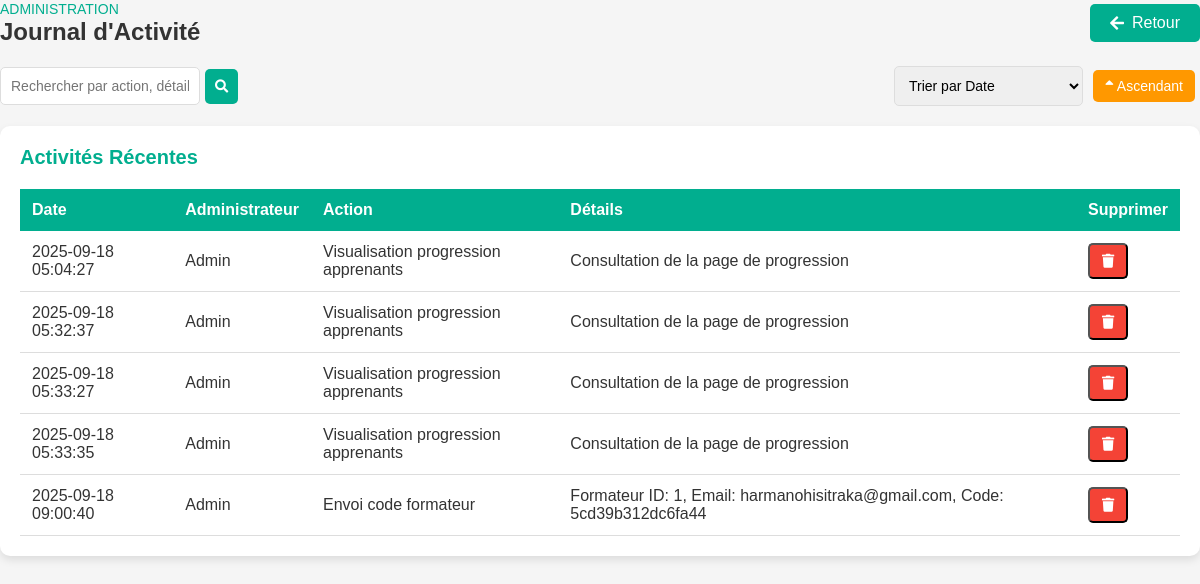
/Espace/admin/gestion_utilisateurs/journal_activite.php, run on an earlier commit of the app's database.
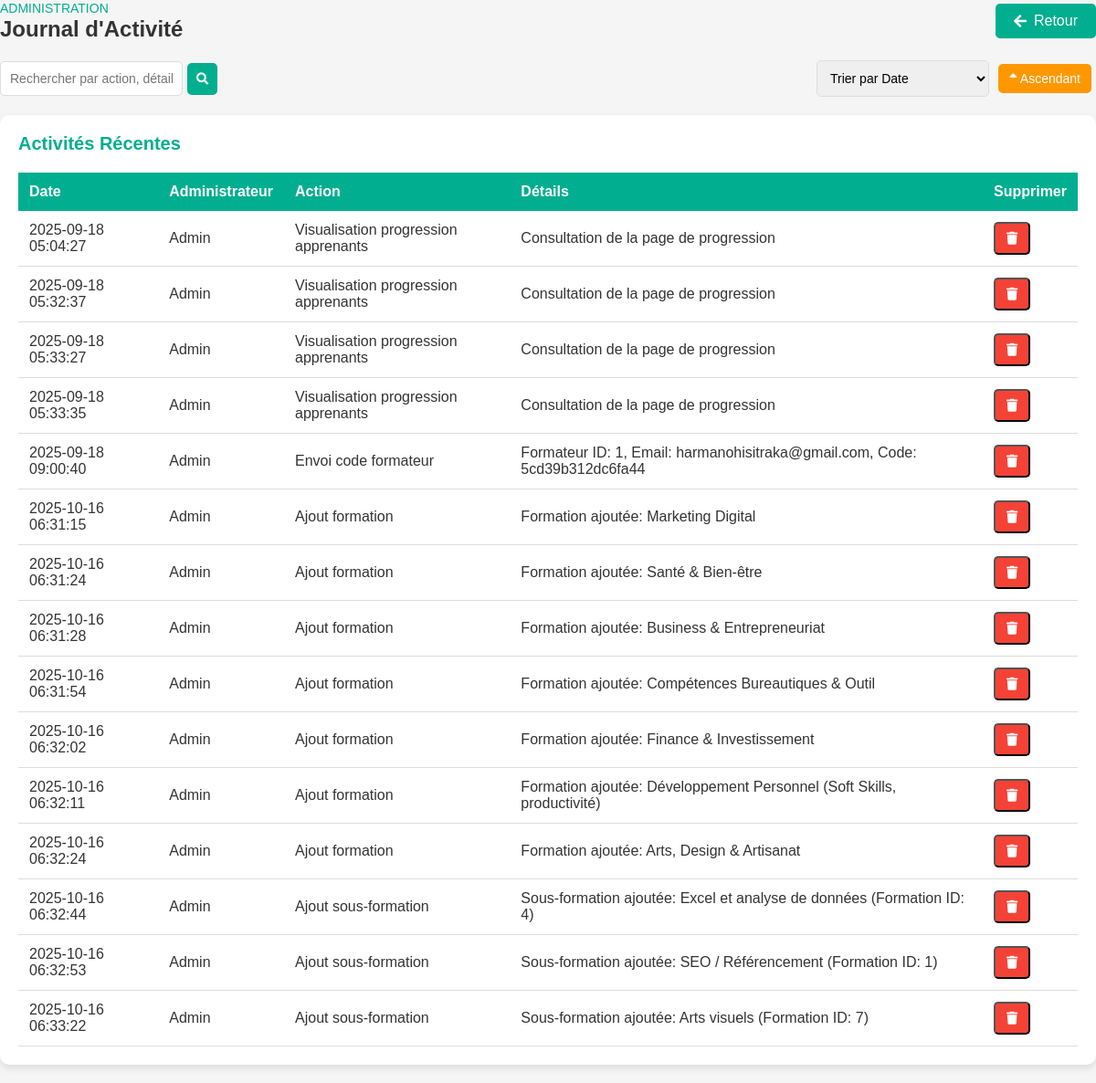
And on a later commit of the database.
### tables this page shows
CREATE TABLE `journal_activite` (
  `id` int NOT NULL AUTO_INCREMENT,
  `admin_id` int NOT NULL,
  `action` varchar(255) NOT NULL,
  `details` text,
  `created_at` timestamp NULL DEFAULT CURRENT_TIMESTAMP,
  PRIMARY KEY (`id`),
  KEY `admin_id` (`admin_id`),
  CONSTRAINT `journal_activite_ibfk_1` FOREIGN KEY (`admin_id`) REFERENCES `utilisateurs` (`id`) ON DELETE CASCADE
);

CREATE TABLE `utilisateurs` (
  `id` int NOT NULL AUTO_INCREMENT,
  `nom` varchar(255) NOT NULL,
  `email` varchar(255) NOT NULL,
  `mot_de_passe` varchar(255) NOT NULL,
  `telephone` varchar(20) DEFAULT NULL,
  `photo` varchar(255) DEFAULT NULL,
  `pays` varchar(100) DEFAULT NULL,
  `langue` varchar(100) DEFAULT NULL,
  `autre_langue` varchar(100) DEFAULT NULL,
  `objectifs` text,
  `type_cours` varchar(100) DEFAULT NULL,
  `niveau_formation` varchar(100) DEFAULT NULL,
  `niveau_etude` varchar(100) DEFAULT NULL,
  `acces_internet` varchar(50) DEFAULT NULL,
  `appareil` varchar(100) DEFAULT NULL,
  `accessibilite` text,
  `rgpd` tinyint(1) DEFAULT '0',
  `charte` tinyint(1) DEFAULT '0',
  `role` enum('apprenant','admin','moderator') DEFAULT 'apprenant',
  `actif` tinyint(1) DEFAULT '1',
  `created_at` timestamp NULL DEFAULT CURRENT_TIMESTAMP,
  PRIMARY KEY (`id`),
  UNIQUE KEY `email` (`email`)
);

### Espace/admin/gestion_utilisateurs/journal_activite.php (the view, shortened to what this page needs)
<?php
require_once '../../config/db.php';
$search = isset($_GET['search']) ? $_GET['search'] : '';
$sort = isset($_GET['sort']) ? $_GET['sort'] : 'created_at';
$order = isset($_GET['order']) && $_GET['order'] == 'desc' ? 'DESC' : 'ASC';
$where = $search ? "WHERE j.action LIKE ? OR j.details LIKE ? OR u.nom LIKE ? OR j.created_at LIKE ?" : "";
$sql = "SELECT j.*, u.nom FROM journal_activite j JOIN utilisateurs u ON j.admin_id = u.id $where ORDER BY " . ($sort == 'nom' ? 'u.nom' : 'j.' . $sort) . " $order";
$stmt = $pdo->prepare($sql);
if ($search) {
    $searchTerm = "%$search%";
    $stmt->execute([$searchTerm, $searchTerm, $searchTerm, $searchTerm]);
} else {
    $stmt->execute();
}
$activites = $stmt->fetchAll();
?>
<!DOCTYPE html>
<html lang="fr">
<head>
    <link rel="stylesheet" href="styles.css">
    <link rel="stylesheet" href="https://cdnjs.cloudflare.com/ajax/libs/font-awesome/5.15.4/css/all.min.css">
</head>
<body>
    <div class="main--content">
        <div class="header--wrapper">
            <div class="header--title">
                <span>Administration</span>
                <h2>Journal d'Activité</h2>
            </div>
            <a href="gestion_utilisateur.php" class="btn-back"><i class="fas fa-arrow-left"></i> Retour</a>
        </div>
        <div class="filter--container">
            <form method="GET" class="search--form">
                <input type="text" name="search" placeholder="Rechercher par action, détails, administrateur ou date (ex: 2025-05-27)" value="<?= htmlspecialchars($search) ?>">
                <button type="submit"><i class="fas fa-search"></i></button>
            </form>
            <div class="sort--export">
                <select onchange="window.location.href='?sort='+this.value+'&order=<?= $order ?>'">
                    <option value="created_at" <?= $sort == 'created_at' ? 'selected' : '' ?>>Trier par Date</option>
                </select>
                <a href="?order=<?= $order == 'ASC' ? 'desc' : 'asc' ?>&sort=<?= $sort ?>" class="btn-action btn-toggle">
                    <i class="fas fa-sort-<?= $order == 'ASC' ? 'up' : 'down' ?>"></i> <?= $order == 'ASC' ? 'Ascendant' : 'Descendant' ?>
                </a>
            </div>
        </div>
        <div class="card--container">
            <div class="card--wrapper">
                <h3>Activités Récentes</h3>
                <div class="table--wrapper">
                    <table class="table">
                        <thead>
                            <tr>
                                <th>Date</th>
                                <th>Administrateur</th>
                                <th>Action</th>
                                <th>Détails</th>
                                <th>Supprimer</th>
                            </tr>
                        </thead>
                        <tbody>
                            <?php foreach ($activites as $act): ?>
                                <tr class="table--row">
                                    <td><?= htmlspecialchars($act['created_at']) ?></td>
                                    <td><?= htmlspecialchars($act['nom']) ?></td>
                                    <td><?= htmlspecialchars($act['action']) ?></td>
                                    <td><?= htmlspecialchars($act['details']) ?></td>
                                    <td>
                                        <form method="POST" style="display:inline;">
                                            <button type="submit" class="btn-action btn-delete" onclick="return confirm('Supprimer cette entrée du journal ?')">
                                                <i class="fas fa-trash"></i>
                                            </button>
                                        </form>
                                    </td>
                                </tr>
                            <?php endforeach; ?>
                        </tbody>
                    </table>
                </div>
            </div>
        </div>
    </div>
</body>
</html>

### Espace/admin/gestion_utilisateurs/styles.css (style rules this page uses)
* { margin: 0; padding: 0; box-sizing: border-box; font-family: 'Poppins', sans-serif; }
body { background: #f5f5f5; color: #333; }
.header--wrapper { display: flex; justify-content: space-between; align-items: center; margin-bottom: 20px; }
.header--title span { color: #01ae8f; font-size: 14px; text-transform: uppercase; }
.header--title h2 { font-size: 24px; color: #333; }
.btn-back { display: inline-flex; align-items: center; padding: 10px 20px; background: #01ae8f; color: #fff; text-decoration: none; border-radius: 5px; transition: background 0.3s; }
.btn-back i { margin-right: 8px; }
.card--container { max-width: 1200px; margin: 0 auto; }
.card--wrapper { background: #fff; padding: 20px; border-radius: 10px; box-shadow: 0 4px 8px rgba(0, 0, 0, 0.1); margin-bottom: 20px; }
.card--wrapper h3 { color: #01ae8f; margin-bottom: 20px; font-size: 20px; }
.table--wrapper { overflow-x: auto; }
.table { width: 100%; border-collapse: collapse; background: #fff; }
.table thead { background: #01ae8f; color: #fff; }
.table th { padding: 12px; text-align: left; font-weight: 600; }
.table td { padding: 12px; border-bottom: 1px solid #ddd; }
.btn-action { padding: 8px 12px; text-decoration: none; border-radius: 5px; font-size: 14px; margin-right: 5px; transition: background 0.3s; display: inline-block; color: #fff; }
.btn-delete { background: #f44336; }
.btn-toggle { background: #ff9800; }
.filter--container { display: flex; justify-content: space-between; align-items: center; margin-bottom: 20px; }
.search--form { display: flex; align-items: center; }
.search--form input { padding: 10px; border: 1px solid #ddd; border-radius: 5px; font-size: 14px; width: 200px; }
.search--form button { padding: 10px; background: #01ae8f; color: #fff; border: none; border-radius: 5px; margin-left: 5px; cursor: pointer; }
.sort--export { display: flex; align-items: center; gap: 10px; }
.sort--export select { padding: 10px; border: 1px solid #ddd; border-radius: 5px; font-size: 14px; }

What changed in the data, as far as the page shows it:
added journal_activite: created_at "2025-10-16 06:31:15", admin.nom "Admin", action "Ajout formation", details "Formation ajoutée: Marketing Digital"
added journal_activite: created_at "2025-10-16 06:31:24", admin.nom "Admin", action "Ajout formation", details "Formation ajoutée: Santé & Bien-être"
added journal_activite: created_at "2025-10-16 06:31:28", admin.nom "Admin", action "Ajout formation", details "Formation ajoutée: Business & Entrepreneuriat"
added journal_activite: created_at "2025-10-16 06:31:54", admin.nom "Admin", action "Ajout formation", details "Formation ajoutée: Compétences Bureautiques & Outil"
added journal_activite: created_at "2025-10-16 06:32:02", admin.nom "Admin", action "Ajout formation", details "Formation ajoutée: Finance & Investissement"
added journal_activite: created_at "2025-10-16 06:32:11", admin.nom "Admin", action "Ajout formation", details "Formation ajoutée: Développement Personnel (Soft Skills, productivité)"
added journal_activite: created_at "2025-10-16 06:32:24", admin.nom "Admin", action "Ajout formation", details "Formation ajoutée: Arts, Design & Artisanat"
added journal_activite: created_at "2025-10-16 06:32:44", admin.nom "Admin", action "Ajout sous-formation", details "Sous-formation ajoutée: Excel et analyse de données (Formation ID: 4)"
added journal_activite: created_at "2025-10-16 06:32:53", admin.nom "Admin", action "Ajout sous-formation", details "Sous-formation ajoutée: SEO / Référencement (Formation ID: 1)"
added journal_activite: created_at "2025-10-16 06:33:22", admin.nom "Admin", action "Ajout sous-formation", details "Sous-formation ajoutée: Arts visuels (Formation ID: 7)"
